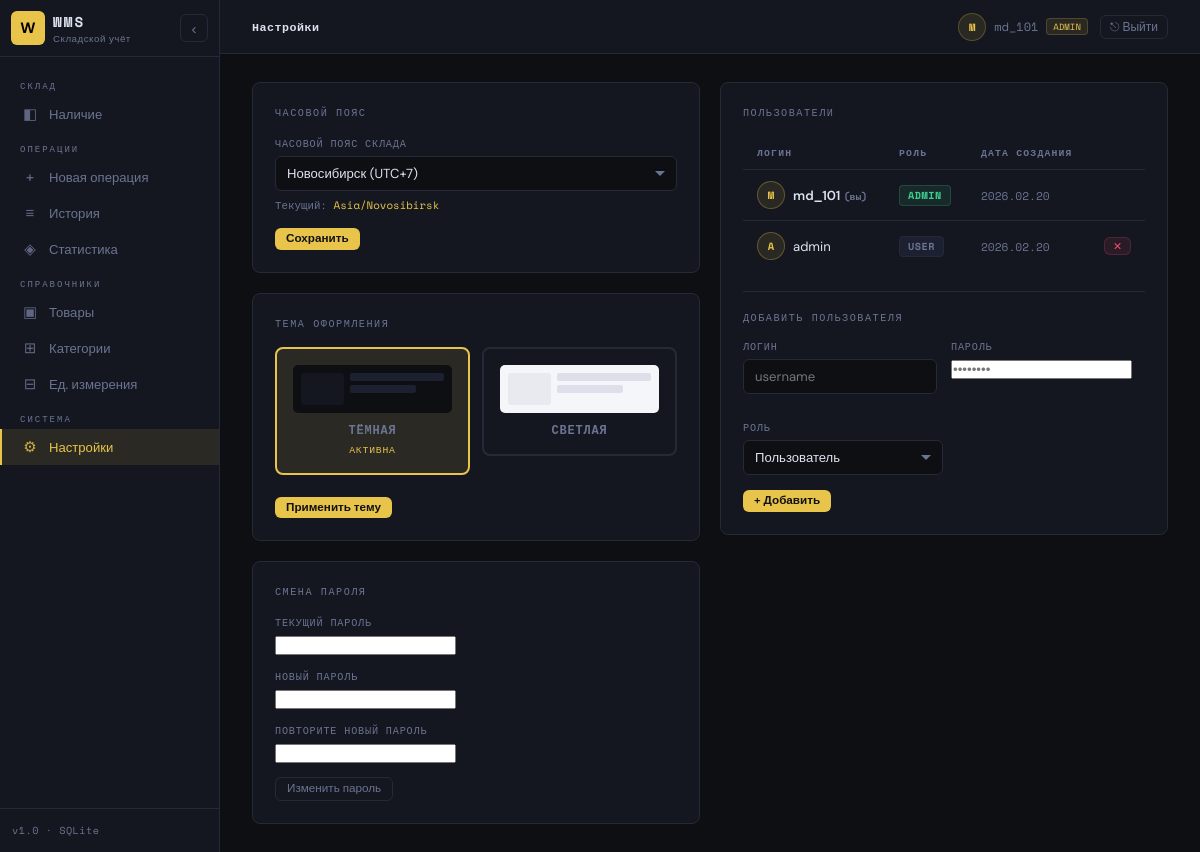
The app's page /settings (signed in) with its own data.
### tables this page shows
CREATE TABLE users (
        id            INTEGER PRIMARY KEY AUTOINCREMENT,
        username      TEXT NOT NULL UNIQUE,
        password_hash TEXT NOT NULL,
        role          TEXT NOT NULL DEFAULT 'user',
        theme         TEXT NOT NULL DEFAULT 'dark',
        created_at    TEXT NOT NULL
    );

CREATE TABLE app_settings (
        key   TEXT PRIMARY KEY,
        value TEXT NOT NULL
    );

### app.py (the view, shortened to what this page needs)
@app.route('/settings', methods=['GET', 'POST'])
def settings():
    db = get_db()
    tz_name     = get_setting('timezone', 'UTC')
    users_list  = db.execute("SELECT * FROM users ORDER BY created_at").fetchall()
    user_theme  = db.execute("SELECT theme FROM users WHERE id=?",
                             (current_user.id,)).fetchone()['theme']
    return render_template('settings.html',
        tz_name=tz_name,
        timezones=COMMON_TIMEZONES,
        users=users_list,
        current_theme=user_theme,
    )

### app.py (called while the page is built)
@login_manager.user_loader
def load_user(user_id):
    db = sqlite3.connect(DB_PATH)
    db.row_factory = sqlite3.Row
    row = db.execute("SELECT * FROM users WHERE id=?", (user_id,)).fetchone()
    db.close()
    return User(row) if row else None

def get_db():
    if "db" not in g:
        g.db = sqlite3.connect(DB_PATH, detect_types=sqlite3.PARSE_DECLTYPES)
        g.db.row_factory = sqlite3.Row
        g.db.execute("PRAGMA foreign_keys = ON")
    return g.db

def get_setting(key, default=None):
    try:
        db = sqlite3.connect(DB_PATH)
        db.row_factory = sqlite3.Row
        row = db.execute("SELECT value FROM app_settings WHERE key=?", (key,)).fetchone()
        db.close()
        return row['value'] if row else default
    except Exception:
        return default

@app.context_processor
def inject_globals():
    return dict(app_tz=get_setting('timezone', 'UTC'))

@app.before_request
def check_auth():
    if request.endpoint in PUBLIC:
        return
    db = get_db()
    user_count = db.execute("SELECT COUNT(*) FROM users").fetchone()[0]
    if user_count == 0:
        return redirect(url_for('setup'))
    if not current_user.is_authenticated:
        return redirect(url_for('login', next=request.path))

### templates/settings.html (shortened to what this page needs)
{% extends "base.html" %}
{% block breadcrumb %}<strong>Настройки</strong>{% endblock %}
{% block content %}
<div style="display:grid;grid-template-columns:1fr 1fr;gap:20px;align-items:start">
<div>
<div class="card mb-20">
  <div class="card-title" style="margin-bottom:16px">Часовой пояс</div>
  <form method="post">
    <div class="form-group mb-0">
      <label>Часовой пояс склада</label>
      <select name="timezone">
        {% for tz_val, tz_label in timezones %}
        <option value="{{ tz_val }}" {% if tz_val == tz_name %}selected{% endif %}>{{ tz_label }}</option>
        {% endfor %}
      </select>
      <div style="font-size:0.72rem;color:var(--text-muted);margin-top:6px;font-family:var(--mono)">
        Текущий: <span style="color:var(--accent)">{{ tz_name }}</span>
      </div>
    </div>
    <div style="margin-top:14px">
      <button type="submit" class="btn btn-primary btn-sm">Сохранить</button>
    </div>
  </form>
</div>
<div class="card mb-20">
  <div class="card-title" style="margin-bottom:16px">Тема оформления</div>
  <form method="post">
    <div style="display:flex;gap:12px;margin-bottom:16px">
      <label style="cursor:pointer;flex:1">
        <div class="theme-card" data-theme-val="dark" style="border:2px solid {% if current_theme=='dark' %}var(--accent){% else %}var(--border){% endif %};
          border-radius:8px;padding:16px;background:{% if current_theme=='dark' %}var(--accent-dim){% else %}transparent{% endif %};
          transition:all 0.15s;cursor:pointer">
          <div style="width:100%;height:48px;background:#0d0f12;border-radius:5px;margin-bottom:8px;
            display:flex;gap:6px;padding:8px;box-sizing:border-box">
            <div style="width:30%;background:#141720;border-radius:3px"></div>
            <div style="flex:1;display:flex;flex-direction:column;gap:4px">
              <div style="height:8px;background:#1c2030;border-radius:2px"></div>
              <div style="height:8px;background:#1c2030;border-radius:2px;width:70%"></div>
            </div>
          </div>
          <div style="font-size:0.8rem;font-weight:600;text-align:center">Тёмная</div>
          {% if current_theme=='dark' %}
          <div style="text-align:center;margin-top:4px;font-size:0.65rem;font-family:var(--mono);color:var(--accent)">АКТИВНА</div>
          {% endif %}
        </div>
      </label>
      <label style="cursor:pointer;flex:1">
        <div class="theme-card" data-theme-val="light" style="border:2px solid {% if current_theme=='light' %}var(--accent){% else %}var(--border){% endif %};
          border-radius:8px;padding:16px;background:{% if current_theme=='light' %}var(--accent-dim){% else %}transparent{% endif %};
          transition:all 0.15s;cursor:pointer">
          <div style="width:100%;height:48px;background:#f5f6fa;border-radius:5px;margin-bottom:8px;
            display:flex;gap:6px;padding:8px;box-sizing:border-box">
            <div style="width:30%;background:#e8eaf0;border-radius:3px"></div>
            <div style="flex:1;display:flex;flex-direction:column;gap:4px">
              <div style="height:8px;background:#dde0ea;border-radius:2px"></div>
              <div style="height:8px;background:#dde0ea;border-radius:2px;width:70%"></div>
            </div>
          </div>
          <div style="font-size:0.8rem;font-weight:600;text-align:center">Светлая</div>
        </div>
      </label>
    </div>
    <button type="submit" class="btn btn-primary btn-sm">Применить тему</button>
  </form>
</div>
<div class="card">
  <div class="card-title" style="margin-bottom:16px">Смена пароля</div>
  <form method="post">
    <div class="form-group">
      <label>Текущий пароль</label>
      <input type="password" name="old_password" required>
    </div>
    <div class="form-group">
      <label>Новый пароль</label>
      <input type="password" name="new_password" required>
    </div>
    <div class="form-group">
      <label>Повторите новый пароль</label>
      <input type="password" name="new_password2" required>
    </div>
    <button type="submit" class="btn btn-ghost btn-sm">Изменить пароль</button>
  </form>
</div>
</div>
{% if current_user.role == 'admin' %}
<div class="card">
  <div class="card-header" style="margin-bottom:16px">
    <span class="card-title">Пользователи</span>
  </div>
  <div class="table-wrap" style="margin-bottom:20px">
    <table>
      <thead>
        <tr>
          <th>Логин</th>
          <th>Роль</th>
          <th>Дата создания</th>
          <th style="width:50px"></th>
        </tr>
      </thead>
      <tbody>
        {% for u in users %}
        <tr>
          <td>
            <div style="display:flex;align-items:center;gap:8px">
              <div style="width:28px;height:28px;border-radius:50%;background:var(--accent-dim);
                border:1px solid rgba(232,196,74,0.3);display:flex;align-items:center;justify-content:center;
                font-family:var(--mono);font-size:0.7rem;color:var(--accent);font-weight:700">
                {{ u.username[0].upper() }}
              </div>
              <span style="font-weight:{% if u.id == current_user.id %}600{% else %}400{% endif %}">
                {{ u.username }}
                {% if u.id == current_user.id %}<span style="font-size:0.65rem;color:var(--text-muted);font-family:var(--mono)"> (вы)</span>{% endif %}
              </span>
            </div>
          </td>
          <td>
            <span class="badge {% if u.role == 'admin' %}badge-in{% else %}badge-neutral{% endif %}">
              {{ 'ADMIN' if u.role == 'admin' else 'USER' }}
            </span>
          </td>
          <td class="td-mono text-muted" style="font-size:0.75rem">{{ u.created_at[:10].replace('-','.') }}</td>
          <td>
            {% if u.id != current_user.id %}
            <form method="post" onsubmit="return confirm('Удалить пользователя {{ u.username }}?')">
              <button type="submit" class="btn btn-danger btn-xs">✕</button>
            </form>
            {% endif %}
          </td>
        </tr>
        {% endfor %}
      </tbody>
    </table>
  </div>
  <div style="border-top:1px solid var(--border);padding-top:18px">
    <div class="card-title" style="margin-bottom:14px">Добавить пользователя</div>
    <form method="post">
      <div class="grid-2" style="margin-bottom:12px">
        <div class="form-group mb-0">
          <label>Логин</label>
          <input type="text" name="username" required placeholder="username">
        </div>
        <div class="form-group mb-0">
          <label>Пароль</label>
          <input type="password" name="password" required placeholder="••••••••">
        </div>
      </div>
      <div class="form-group" style="max-width:200px">
        <label>Роль</label>
        <select name="role">
          <option value="user">Пользователь</option>
        </select>
      </div>
      <button type="submit" class="btn btn-primary btn-sm">+ Добавить</button>
    </form>
  </div>
</div>
{% endif %}
</div>
{% endblock %}

### templates/base.html (shortened to what this page needs)
<!DOCTYPE html>
<html lang="ru">
<head>
</head>
<body x-data="{
  collapsed: localStorage.getItem('sidebar') === 'collapsed'
}" x-init="
  $watch('collapsed', v => localStorage.setItem('sidebar', v ? 'collapsed' : 'open'));
  document.documentElement.setAttribute('data-theme', '{{ current_user.theme if current_user.is_authenticated else 'dark' }}');
">
<aside class="sidebar" :class="{ collapsed: collapsed }">
  <div class="sidebar-logo">
    <div class="logo-badge">
      <div class="logo-icon">W</div>
      <div class="logo-text">
        <div class="wms">WMS</div>
        <div class="sub">Складской учёт</div>
      </div>
    </div>
    <button class="sidebar-toggle" @click="collapsed = !collapsed" :title="collapsed ? 'Развернуть' : 'Свернуть'">
      <span x-text="collapsed ? '›' : '‹'" style="font-size:1rem;line-height:1"></span>
    </button>
  </div>
  <nav class="sidebar-nav">
    <div class="nav-section">Склад</div>
    <a href="{{ url_for('stock') }}" data-label="Наличие"
      class="nav-link {% if request.endpoint == 'stock' or request.endpoint == 'index' %}active{% endif %}">
      <span class="nav-icon">◧</span><span class="nav-label"> Наличие</span>
    </a>
    <div class="nav-section">Операции</div>
    <a href="{{ url_for('new_operation') }}" data-label="Новая операция"
      class="nav-link {% if request.endpoint == 'new_operation' %}active{% endif %}">
      <span class="nav-icon">+</span><span class="nav-label"> Новая операция</span>
    </a>
    <a href="{{ url_for('history') }}" data-label="История"
      class="nav-link {% if request.endpoint == 'history' %}active{% endif %}">
      <span class="nav-icon">≡</span><span class="nav-label"> История</span>
    </a>
    <a href="{{ url_for('stats') }}" data-label="Статистика"
      class="nav-link {% if request.endpoint in ('stats', 'stats_detail') %}active{% endif %}">
      <span class="nav-icon">◈</span><span class="nav-label"> Статистика</span>
    </a>
    <div class="nav-section">Справочники</div>
    <a href="{{ url_for('products') }}" data-label="Товары"
      class="nav-link {% if request.endpoint == 'products' %}active{% endif %}">
      <span class="nav-icon">▣</span><span class="nav-label"> Товары</span>
    </a>
    <a href="{{ url_for('categories') }}" data-label="Категории"
      class="nav-link {% if request.endpoint == 'categories' %}active{% endif %}">
      <span class="nav-icon">⊞</span><span class="nav-label"> Категории</span>
    </a>
    <a href="{{ url_for('units') }}" data-label="Ед. измерения"
      class="nav-link {% if request.endpoint == 'units' %}active{% endif %}">
      <span class="nav-icon">⊟</span><span class="nav-label"> Ед. измерения</span>
    </a>
    <div class="nav-section">Система</div>
    <a href="{{ url_for('settings') }}" data-label="Настройки"
      class="nav-link {% if request.endpoint == 'settings' %}active{% endif %}">
      <span class="nav-icon">⚙</span><span class="nav-label"> Настройки</span>
    </a>
  </nav>
  <div class="sidebar-footer">v1.0 · SQLite</div>
</aside>
<div class="main" :class="{ 'sidebar-collapsed': collapsed }">
  <div class="topbar">
    <div class="breadcrumb">{% block breadcrumb %}<strong>WMS</strong>{% endblock %}</div>
    <div style="margin-left:auto;display:flex;align-items:center;gap:12px">
      {% if current_user.is_authenticated %}
      <div style="display:flex;align-items:center;gap:8px">
        <div style="width:28px;height:28px;border-radius:50%;background:var(--accent-dim);
          border:1px solid rgba(232,196,74,0.25);display:flex;align-items:center;justify-content:center;
          font-family:var(--mono);font-size:0.7rem;color:var(--accent);font-weight:700">
          {{ current_user.username[0].upper() }}
        </div>
        <span style="font-size:0.8rem;color:var(--text-muted);font-family:var(--mono)">{{ current_user.username }}</span>
        {% if current_user.role == 'admin' %}
        <span style="font-size:0.6rem;font-family:var(--mono);color:var(--accent);
          background:var(--accent-dim);border:1px solid rgba(232,196,74,0.2);
          border-radius:4px;padding:1px 6px">ADMIN</span>
        {% endif %}
      </div>
      <form method="post" action="{{ url_for('logout') }}" style="margin:0">
        <button type="submit" class="btn btn-ghost btn-sm" title="Выйти"
          style="padding:5px 9px;font-size:0.8rem">⎋ Выйти</button>
      </form>
      {% endif %}
    </div>
  </div>
  <div class="content">
    {% block content %}{% endblock %}
  </div>
</div>
</body>
</html>

### records on screen
users: username "M", username "md_101", shows "(вы)", role "ADMIN", created_at "2026.02.20"
app_settings: timezone "Новосибирск (UTC+7)", value "Asia/Novosibirsk"
users: username "A", username "admin", role "USER", created_at "2026.02.20"
